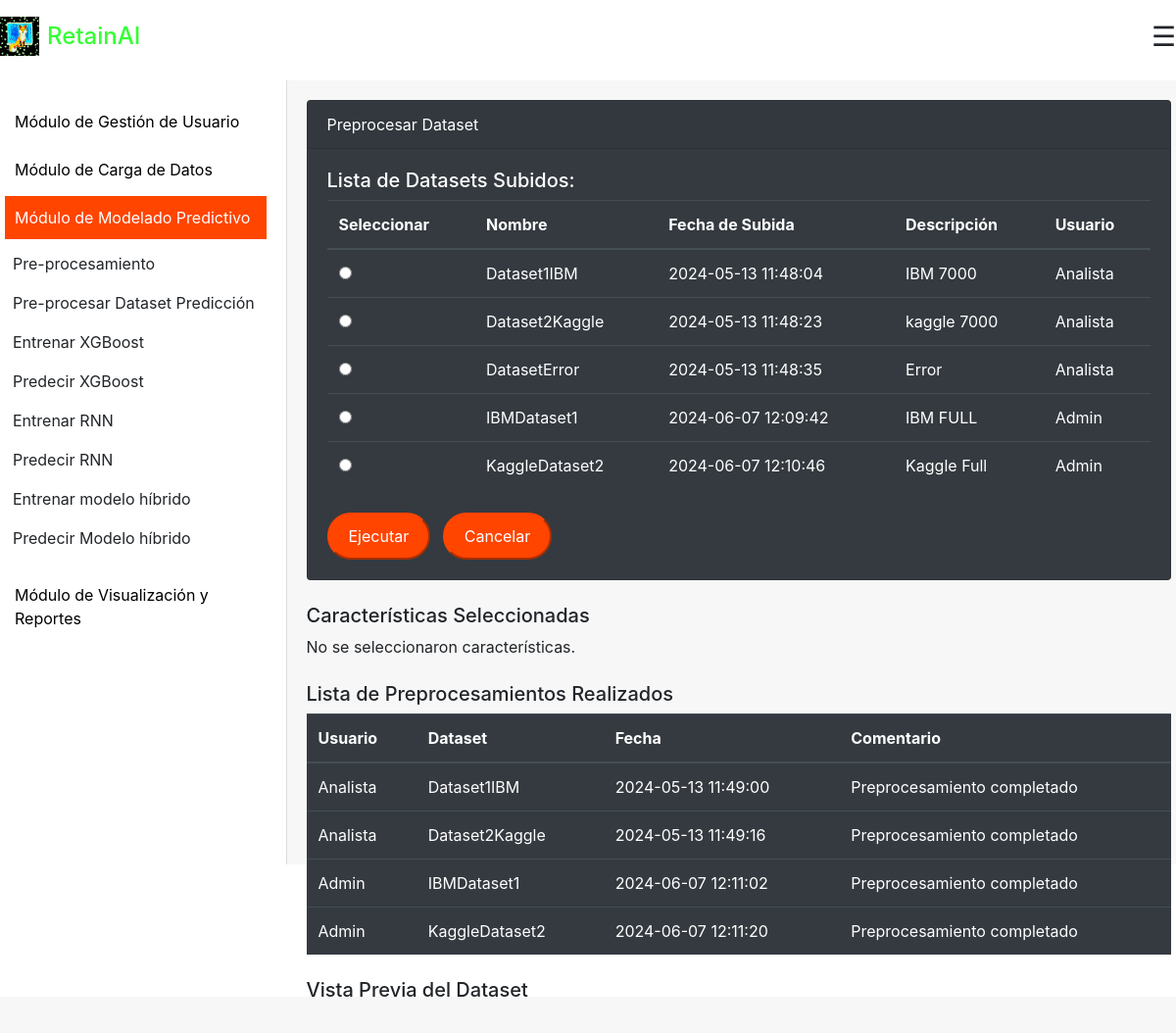
Screenshot of /preprocesamiento (signed in) with the database file from the repository.
### models/entities/Dataset.py (models this page shows, shortened)
class Dataset(db.Model):
    __tablename__ = 'Dataset'
    ID = db.Column(db.Integer, primary_key=True, autoincrement=True)
    Nombre = db.Column(db.String(255), nullable=False)
    Descripción = db.Column(db.Text, nullable=True)
    UsuarioID = db.Column(db.Integer, db.ForeignKey('Usuario.ID'), nullable=False)
    Fecha = db.Column(db.DateTime, nullable=False)
    FilePath = db.Column(db.String(255), nullable=False)
    usuario = db.relationship('User', backref=db.backref('datasets', lazy=True))

### models/entities/User.py (models this page shows, shortened)
class User(UserMixin,db.Model):
    __tablename__ = 'Usuario'
    ID = db.Column(db.Integer, primary_key=True, autoincrement=True)
    User = db.Column(db.String(80), unique=True, nullable=False)
    Password = db.Column(db.String(120), nullable=False)
    Email = db.Column(db.String(120), unique=True, nullable=False)
    RolID = db.Column(db.Integer, db.ForeignKey('Rol.ID'))
    rol = db.relationship('Rol', backref='users')

### models/entities/Preprocesamiento.py (models this page shows, shortened)
class Preprocesamiento(db.Model):
    __tablename__ = 'Preprocesamiento'
    ID = db.Column(db.Integer, primary_key=True, autoincrement=True)
    DatasetID = db.Column(db.Integer, db.ForeignKey('Dataset.ID'), nullable=False)
    UsuarioID = db.Column(db.Integer, db.ForeignKey('Usuario.ID'), nullable=False)
    Fecha = db.Column(db.DateTime, nullable=False)
    Comentario = db.Column(db.Text, nullable=True)
    FilePath = db.Column(db.String(255), nullable=True)
    X_trainPath = db.Column(db.String(255), nullable=True)
    X_testPath = db.Column(db.String(255), nullable=True)
    y_trainPath = db.Column(db.String(255), nullable=True)
    y_testPath = db.Column(db.String(255), nullable=True)
    dataset = db.relationship('Dataset', backref=db.backref('preprocesamientos', lazy=True))
    usuario = db.relationship('User', backref=db.backref('preprocesamientos', lazy=True))

### app.py (the view, shortened to what this page needs)
@app.route('/preprocesamiento', methods=['GET', 'POST'])
@login_required
@requires_roles('Administrador', 'Analista')
def preprocesamiento():
    datasets = Dataset.query.all()  # Cargar todos los datasets
    preview_data = pd.DataFrame()   # Inicializar preview_data como un DataFrame vacío
    selected_features = []          # Inicializar selected_features como lista vacía
    preprocesamientos = Preprocesamiento.query \
                        .join(User, Preprocesamiento.UsuarioID == User.ID) \
                        .join(Dataset, Preprocesamiento.DatasetID == Dataset.ID) \
                        .add_columns(User.User, Dataset.Nombre, Preprocesamiento.Fecha, Preprocesamiento.Comentario) \
                        .all()
    return render_template('modelado_predictivo/preproc.html', datasets=datasets, preview_data=preview_data, preprocesamientos=preprocesamientos, selected_features=selected_features)

### app.py (called while the page is built)
def requires_roles(*roles):
    def wrapper(f):
        @wraps(f)
        def wrapped(*args, **kwargs):
            if not current_user.is_authenticated or current_user.rol.Nombre not in roles:
                flash("No tienes permiso para acceder a esta página.", "warning")
                return redirect(url_for('home'))
            print(f"Usuario actual: {current_user.User}, Rol: {current_user.rol.Nombre}")
            if current_user.rol.Nombre not in roles:
                flash("No tienes permiso para acceder a esta página.", "warning")
                return redirect(url_for('home'))
            return f(*args, **kwargs)
        return wrapped
    return wrapper

@login_manager.user_loader
def load_user(user_id):
    session['update_predictions'] = True
    print("Loaded User:", User.query.get(int(user_id)))
    return User.query.get(int(user_id))

### templates/modelado_predictivo/preproc.html (shortened to what this page needs)
{% extends './base.html' %}
{% block customCSS %}
<link rel="stylesheet" href="{{ url_for('static', filename = 'css/styles.css')}}">
{% endblock %}
{% block body %}
<body>
    <section class="h-100 gradient-form">
        <div class="container-fluid py-3 h-100">
            <div class="d-flex justify-content-between align-items-center mb-4">
                <div class="d-flex align-items-center">
                    <a href="{{ url_for('home') }}">
                        <img src="{{ url_for('static', filename='img/Logo.png')}}" alt="Logo" class="logo-small mr-2">
                    </a>
                        <h4 class="titulo-verde mb-0">RetainAI</h4>
                </div>
                <div class="menu-hamburger" onclick="toggleMenu()">
                    &#9776;
                </div>
            </div>
            <div class="row">
                <div class="col-md-3 sidebar">
                    <button class="module-item" onclick="toggleActions(this)">Módulo de Gestión de Usuario</button>
                    <button class="module-item" onclick="toggleActions(this)">Módulo de Carga de Datos</button>
                    <button class="module-item active-module active" onclick="toggleActions(this)">Módulo de Modelado Predictivo</button>
                    <ul class="action-list active-module">
                        <li class="action-item"><a href="{{ url_for('preprocesamiento') }}" style="color: inherit; text-decoration: none;">Pre-procesamiento</a></li>
                        <li class="action-item"><a href="{{ url_for('preprocesamiento_prediccion') }}" style="color: inherit; text-decoration: none;">Pre-procesar Dataset Predicción</a></li>
                        <li class="action-item"><a href="{{ url_for('train_xgboost') }}" style="color: inherit; text-decoration: none;">Entrenar XGBoost</a></li>
                        <li class="action-item"><a href="{{ url_for('pred_xgboost') }}" style="color: inherit; text-decoration: none;">Predecir XGBoost</a></li>
                        <li class="action-item"><a href="{{ url_for('train_rnn') }}" style="color: inherit; text-decoration: none;">Entrenar RNN</a></li>
                        <li class="action-item"><a href="{{ url_for('pred_rnn') }}" style="color: inherit; text-decoration: none;">Predecir RNN</a></li>
                        <li class="action-item"><a href="{{ url_for('train_hyb') }}" style="color: inherit; text-decoration: none;">Entrenar modelo híbrido</a></li>
                        <li class="action-item"><a href="{{ url_for('pred_hyb') }}" style="color: inherit; text-decoration: none;">Predecir Modelo híbrido</a></li>
                    </ul>
                    <button class="module-item" onclick="toggleActions(this)">Módulo de Visualización y Reportes</button>
                </div>
                <div class="col-md-9 workspace">
                    <div class="card bg-dark text-white mb-4">
                        <div class="card-header">Preprocesar Dataset</div>
                        <div class="card-body">
                            <h5>Lista de Datasets Subidos:</h5>
                            <form method="POST" action="{{ url_for('preprocesamiento') }}">
                                <table class="table table-dark mb-4">
                                    <thead>
                                        <tr>
                                            <th scope="col">Seleccionar</th>
                                            <th scope="col">Nombre</th>
                                            <th scope="col">Fecha de Subida</th>
                                            <th scope="col">Descripción</th>
                                            <th scope="col">Usuario</th>
                                        </tr>
                                    </thead>
                                    <tbody>
                                        {% for dataset in datasets %}
                                        <tr>
                                            <td>
                                                <input type="radio" name="selected_dataset" value="{{ dataset.ID }}">
                                            </td>
                                            <td>{{ dataset.Nombre }}</td>
                                            <td>{{ dataset.Fecha.strftime('%Y-%m-%d %H:%M:%S') }}</td>
                                            <td>{{ dataset.Descripción }}</td>
                                            <td>{{ dataset.usuario.User }}</td>
                                        </tr>
                                        {% endfor %}
                                    </tbody>
                                </table>
                                <button type="submit" class="btn-login-login">Ejecutar</button>
                                <button type="button" class="btn-login-login ml-2" onclick="window.location.href='{{ url_for('home') }}'">Cancelar</button>
                            </form>
                        </div>
                    </div>
                    <h5 class="text-orange mt-4">Características Seleccionadas</h5>
                    {% if selected_features %}
                    <ul class="list-group mb-4 custom-feature-list">
                        {% for feature in selected_features %}
                        <li class="list-group-item bg-dark text-white">{{ feature }}</li>
                        {% endfor %}
                    </ul>
                    {% else %}
                    <p>No se seleccionaron características.</p>
                    {% endif %}
                    <h5 class="text-orange mt-4">Lista de Preprocesamientos Realizados</h5>
                    <table class="table table-dark mb-4">
                        <thead>
                            <tr>
                                <th>Usuario</th>
                                <th>Dataset</th>
                                <th>Fecha</th>
                                <th>Comentario</th>
                            </tr>
                        </thead>
                        <tbody>
                            {% for preprocesamiento in preprocesamientos %}
                            <tr>
                                <td>{{ preprocesamiento.User }}</td>
                                <td>{{ preprocesamiento.Nombre }}</td>
                                <td>{{ preprocesamiento.Fecha.strftime('%Y-%m-%d %H:%M:%S') }}</td>
                                <td>{{ preprocesamiento.Comentario }}</td>
                            </tr>
                            {% endfor %}
                        </tbody>
                    </table>
                    <table class="table table-dark mb-4">
                        <h5 class="text-orange mt-4">Vista Previa del Dataset</h5>
                        {% if not preview_data.empty %}
                        <thead>
                            <tr>
                                {% for col in preview_data.columns %}
                                <th scope="col">{{ col }}</th>
                                {% endfor %}
                            </tr>
                        </thead>
                        <tbody>
                            {% for row in preview_data.itertuples() %}
                            <tr>
                                {% for item in row[1:] %}
                                <td>{{ item }}</td>
                                {% endfor %}
                            </tr>
                            {% endfor %}
                        </tbody>
                        {% else %}
                        <p>No hay datos para mostrar.</p>
                        {% endif %}
                    </table>
                </div>
                </div>
            </div>
    </section>
    {% endblock %}

### static/css/styles.css (style rules this page uses)
.sidebar { background-color: #fff; padding: 20px; border-right: 1px solid #ddd; }
.module-item { color: #000; background-color: #fff; border: none; text-align: left; width: 100%; padding: 10px; margin-bottom: 5px; cursor: pointer; transition: background-color 0.3s ease; }
.action-list { display: none; list-style-type: none; padding: 0; }
.action-item { padding: 8px; cursor: pointer; transition: background-color 0.3s ease; }
.menu-hamburger { font-size: 28px; cursor: pointer; transition: color 0.3s ease; }
.titulo-verde { color: #33ff33; }
.workspace { background-color: #f7f7f7; padding: 20px; }
.logo-small { width: 40px; height: auto; }
.active-module { display: block; }
.btn-login-login { background-color: #ff4500; border-color: #ff4500; padding: 10px 20px; border-radius: 50px; transition: background-color 0.3s ease; color: #fff; }
.container-fluid { padding: 0; }
.col-md-9 { background-color: #f7f7f7; height: 100vh; }
body { background-color: #ffffff; }
.module-item.active { background-color: #ff4500; color: #fff; }

### rows the page displays
Dataset: Nombre "Dataset1IBM", Fecha "2024-05-13 11:48:04", Descripción "IBM 7000", usuario.User "Analista"
Dataset: Nombre "Dataset2Kaggle", Fecha "2024-05-13 11:48:23", Descripción "kaggle 7000", usuario.User "Analista"
Dataset: Nombre "DatasetError", Fecha "2024-05-13 11:48:35", Descripción "Error", usuario.User "Analista"
Dataset: Nombre "IBMDataset1", Fecha "2024-06-07 12:09:42", Descripción "IBM FULL", usuario.User "Admin"
Dataset: Nombre "KaggleDataset2", Fecha "2024-06-07 12:10:46", Descripción "Kaggle Full", usuario.User "Admin"
Preprocesamiento: User "Analista", Nombre "Dataset1IBM", Fecha "2024-05-13 11:49:00", Comentario "Preprocesamiento completado"
Preprocesamiento: User "Analista", Nombre "Dataset2Kaggle", Fecha "2024-05-13 11:49:16", Comentario "Preprocesamiento completado"
Preprocesamiento: User "Admin", Nombre "IBMDataset1", Fecha "2024-06-07 12:11:02", Comentario "Preprocesamiento completado"
Preprocesamiento: User "Admin", Nombre "KaggleDataset2", Fecha "2024-06-07 12:11:20", Comentario "Preprocesamiento completado"
